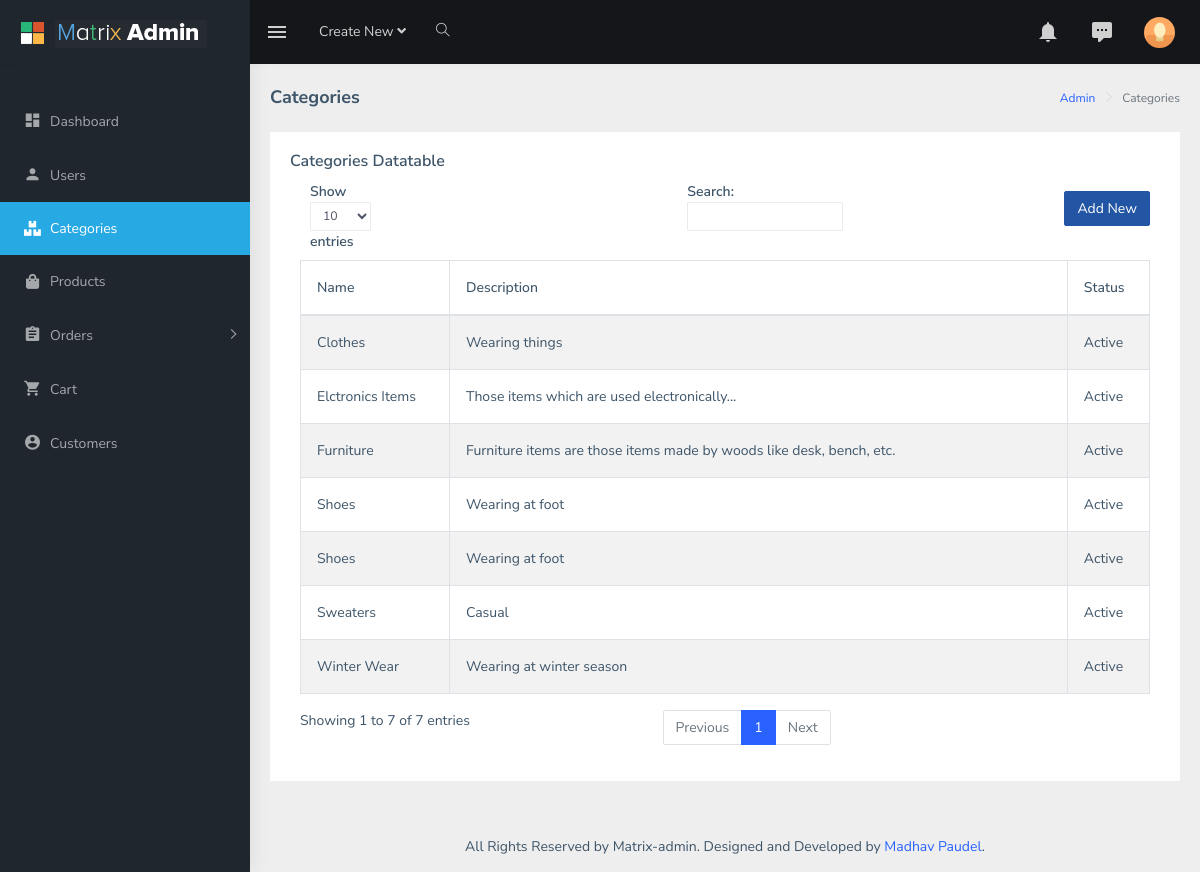
Screenshot of /admin/categories.php (signed in) with the database file from the repository.
### tables this page shows
CREATE TABLE IF NOT EXISTS `categories` (
  `id` int(11) NOT NULL AUTO_INCREMENT,
  `name` varchar(255) NOT NULL,
  `image_name` varchar(255) DEFAULT NULL,
  `description` text,
  `status` smallint(4) NOT NULL DEFAULT '1' COMMENT '0: Inactive, 1: Active',
  PRIMARY KEY (`id`)
);

### admin/categories.php (the view, shortened to what this page needs)
<?php
    include "../config.php";
    $sql = "SELECT * FROM categories";
    $result = $db->query($sql);
    $categories = $result->fetchAll();
?>
<!DOCTYPE html>
<html dir="ltr" lang="en">
<head>
    <?php include 'partials/head.php'; ?>
</head>
<body>
    <div id="main-wrapper">
        <?php include 'partials/header.php'; ?>
        <?php include 'partials/menu.php'; ?>
        <div class="page-wrapper">
            <div class="page-breadcrumb">
                <div class="row">
                    <div class="col-12 d-flex no-block align-items-center">
                        <h4 class="page-title">Categories</h4>
                        <div class="ml-auto text-right">
                            <nav aria-label="breadcrumb">
                                <ol class="breadcrumb">
                                    <li class="breadcrumb-item"><a href="./">Admin</a></li>
                                    <li class="breadcrumb-item active" aria-current="page">Categories</li>
                                </ol>
                            </nav>
                        </div>
                    </div>
                </div>
            </div>
            <div class="container-fluid">
                <div class="row">
                    <div class="col-12">
                       <div class="card">
                            <div class="card-body">
                                <h5 class="card-title">Categories Datatable</h5>
                                <div class="table-responsive">
                                    <a href="category_add.php" role="button" class="btn btn-info float-right" style="margin: 10px 10px;">Add New</a>
                                    <table id="zero_config" class="table table-striped table-bordered">
                                        <thead>
                                            <tr>
                                                <th>Name</th>
                                                <th>Description</th>
                                                <th>Status</th>
                                            </tr>
                                        </thead>
                                        <tbody>
                                            <?php foreach ($categories as $category) { ?>
                                                <tr>
                                                    <td><?php echo $category['name'];?></td>
                                                    <td><?php echo $category['description'];?></td>
                                                    <td><?php echo $category['status'] == 1 ? 'Active' : 'Inactive';?></td>
                                                </tr>
                                            <?php } ?>
                                        </tbody>
                                    </table>
                                </div>
                            </div>
                        </div>
                    </div>
                </div>
            </div>
            <?php include 'partials/footer.php'; ?>
        </div>
    </div>
</body>
</html>

### admin/partials/head.php (shortened to what this page needs)
<link href="../assets/libs/flot/css/float-chart.css" rel="stylesheet">
<link href="../dist/css/style.min.css" rel="stylesheet">
<link href="../css/mycss.css" rel="stylesheet">

### admin/partials/header.php (shortened to what this page needs)
<header class="topbar" data-navbarbg="skin5">
    <nav class="navbar top-navbar navbar-expand-md navbar-dark">
        <div class="navbar-header" data-logobg="skin5">
            <a class="navbar-brand" href="./">
                <b class="logo-icon p-l-10">
                    <img src="../assets/images/logo-icon.png" alt="homepage" class="light-logo" />
                </b>
                <span class="logo-text">
                     <img src="../assets/images/logo-text.png" alt="homepage" class="light-logo" />
                </span>
            </a>
        </div>
        <div class="navbar-collapse collapse" id="navbarSupportedContent" data-navbarbg="skin5">
            <ul class="navbar-nav float-left mr-auto">
                <li class="nav-item d-none d-md-block"><a class="nav-link sidebartoggler waves-effect waves-light" href="javascript:void(0)" data-sidebartype="mini-sidebar"><i class="mdi mdi-menu font-24"></i></a></li>
                <li class="nav-item dropdown">
                    <a class="nav-link dropdown-toggle" href="#" id="navbarDropdown" role="button" data-toggle="dropdown" aria-haspopup="true" aria-expanded="false">
                     <span class="d-none d-md-block">Create New <i class="fa fa-angle-down"></i></span>
                    </a>
                </li>
                <li class="nav-item search-box"> <a class="nav-link waves-effect waves-dark" href="javascript:void(0)"><i class="ti-search"></i></a>
                </li>
            </ul>
            <ul class="navbar-nav float-right">
                <li class="nav-item dropdown">
                    <a class="nav-link dropdown-toggle waves-effect waves-dark" href="" data-toggle="dropdown" aria-haspopup="true" aria-expanded="false"> <i class="mdi mdi-bell font-24"></i>
                    </a>
                </li>
                <li class="nav-item dropdown">
                    <a class="nav-link dropdown-toggle waves-effect waves-dark" href="" id="2" data-toggle="dropdown" aria-haspopup="true" aria-expanded="false"> <i class="font-24 mdi mdi-comment-processing"></i>
                    </a>
                </li>
                <li class="nav-item dropdown">
                    <a class="nav-link dropdown-toggle text-muted waves-effect waves-dark pro-pic" href="" data-toggle="dropdown" aria-haspopup="true" aria-expanded="false"><img src="../assets/images/users/1.jpg" alt="user" class="rounded-circle" width="31"></a>
                </li>
            </ul>
        </div>
    </nav>
</header>

### admin/partials/menu.php (shortened to what this page needs)
<aside class="left-sidebar" data-sidebarbg="skin5">
    <div class="scroll-sidebar">
        <nav class="sidebar-nav">
            <ul id="sidebarnav" class="p-t-30">
                <li class="sidebar-item"> <a class="sidebar-link waves-effect waves-dark sidebar-link" href="./" aria-expanded="false"><i class="mdi mdi-view-dashboard"></i><span class="hide-menu">Dashboard</span></a></li>
                <li class="sidebar-item"> <a class="sidebar-link waves-effect waves-dark sidebar-link" href="users.php" aria-expanded="false"><i class="mdi mdi-account"></i><span class="hide-menu">Users</span></a></li>
                <li class="sidebar-item"> <a class="sidebar-link waves-effect waves-dark sidebar-link" href="categories.php" aria-expanded="false"><i class="fas fa-boxes" style="font-size: 15px;"></i><span class="hide-menu">Categories</span></a></li>
                <li class="sidebar-item"> <a class="sidebar-link waves-effect waves-dark sidebar-link" href="products.php" aria-expanded="false"><i class="fas fa-shopping-bag" style="font-size: 15px;"></i><span class="hide-menu">Products</span></a></li>
                <li class="sidebar-item"> <a class="sidebar-link has-arrow waves-effect waves-dark" href="javascript:void(0)" aria-expanded="false"><i class="mdi mdi-clipboard-text"></i><span class="hide-menu">Orders </span></a>
                </li>
                <li class="sidebar-item"> <a class="sidebar-link waves-effect waves-dark sidebar-link" href="pages-buttons.html" aria-expanded="false"><i class="mdi mdi-cart"></i><span class="hide-menu">Cart</span></a></li>
                <li class="sidebar-item"> <a class="sidebar-link waves-effect waves-dark sidebar-link" href="pages-elements.html" aria-expanded="false"><i class="mdi mdi-account-circle"></i><span class="hide-menu">Customers</span></a></li>
            </ul>
        </nav>
    </div>
</aside>

### admin/partials/footer.php
<footer class="footer text-center">
    All Rights Reserved by Matrix-admin. Designed and Developed by <a href="https://poudelmadhav.com.np">Madhav Paudel</a>.
</footer>

### rows the page displays
categories: name "Shoes", description "Wearing at foot", status "Active"
categories: name "Shoes", description "Wearing at foot", status "Active"
categories: name "Winter Wear", description "Wearing at winter season", status "Active"
categories: name "Sweaters", description "Casual", status "Active"
categories: name "Elctronics Items", description "Those items which are used electronically...", status "Active"
categories: name "Furniture", description "Furniture items are those items made by woods like desk, bench, etc.", status "Active"
categories: name "Clothes", description "Wearing things", status "Active"
